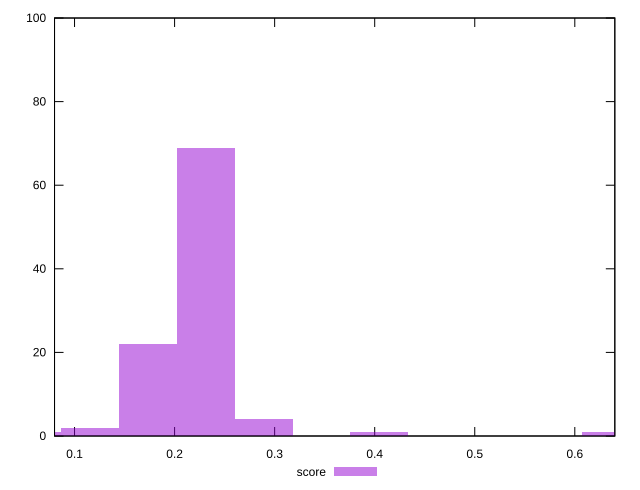

This figure's gnuplot source:
reset

$score <<EOF
0.2312333250914997 69
0.17342499381862475 22
0.11561666254574984 2
0.2890416563643746 4
0.40465831891012444 1
0.6358916440016241 1
0.05780833127287492 1
EOF

set key outside below
set boxwidth 0.05780833127287492
set xrange [0.08:0.64]
set yrange [0:100]
set trange [0:100]
set style fill transparent solid 0.5 noborder
set terminal svg size 640, 490 enhanced background rgb 'white'
set output "reports/report_00030_2021-02-24T20-42-31.540Z/first-meaningful-paint/samples/astro/score/histogram.svg"

plot $score title "score" with boxes

reset
